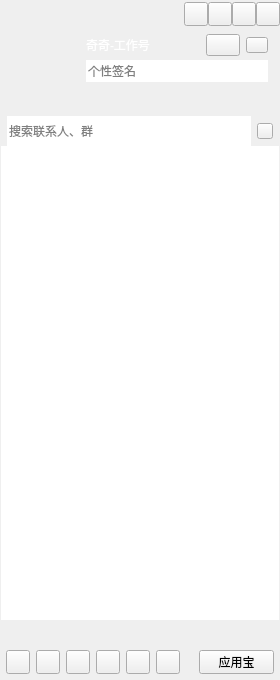
<?xml version="1.0" encoding="UTF-8"?>
<ui version="4.0">
 <class>CCMainWindowClass</class>
 <widget class="QWidget" name="CCMainWindowClass">
  <property name="geometry">
   <rect>
    <x>0</x>
    <y>0</y>
    <width>280</width>
    <height>680</height>
   </rect>
  </property>
  <property name="minimumSize">
   <size>
    <width>280</width>
    <height>680</height>
   </size>
  </property>
  <property name="windowTitle">
   <string>CCMainWindow</string>
  </property>
  <layout class="QVBoxLayout" name="verticalLayout_5">
   <property name="spacing">
    <number>0</number>
   </property>
   <property name="leftMargin">
    <number>0</number>
   </property>
   <property name="topMargin">
    <number>0</number>
   </property>
   <property name="rightMargin">
    <number>0</number>
   </property>
   <property name="bottomMargin">
    <number>0</number>
   </property>
   <item>
    <widget class="QWidget" name="titleWidget" native="true">
     <property name="minimumSize">
      <size>
       <width>280</width>
       <height>116</height>
      </size>
     </property>
     <property name="titleskin" stdset="0">
      <bool>true</bool>
     </property>
     <layout class="QVBoxLayout" name="verticalLayout_2">
      <property name="spacing">
       <number>0</number>
      </property>
      <property name="leftMargin">
       <number>0</number>
      </property>
      <property name="topMargin">
       <number>0</number>
      </property>
      <property name="rightMargin">
       <number>0</number>
      </property>
      <property name="bottomMargin">
       <number>0</number>
      </property>
      <item>
       <layout class="QHBoxLayout" name="horizontalLayout">
        <property name="spacing">
         <number>0</number>
        </property>
        <property name="leftMargin">
         <number>12</number>
        </property>
        <item>
         <widget class="QLabel" name="label">
          <property name="sizePolicy">
           <sizepolicy hsizetype="Fixed" vsizetype="Fixed">
            <horstretch>0</horstretch>
            <verstretch>0</verstretch>
           </sizepolicy>
          </property>
          <property name="minimumSize">
           <size>
            <width>42</width>
            <height>18</height>
           </size>
          </property>
          <property name="maximumSize">
           <size>
            <width>42</width>
            <height>18</height>
           </size>
          </property>
          <property name="text">
           <string/>
          </property>
         </widget>
        </item>
        <item>
         <spacer name="horizontalSpacer">
          <property name="orientation">
           <enum>Qt::Horizontal</enum>
          </property>
          <property name="sizeHint" stdset="0">
           <size>
            <width>40</width>
            <height>20</height>
           </size>
          </property>
         </spacer>
        </item>
        <item>
         <widget class="QPushButton" name="palcehold1">
          <property name="sizePolicy">
           <sizepolicy hsizetype="Fixed" vsizetype="Fixed">
            <horstretch>0</horstretch>
            <verstretch>0</verstretch>
           </sizepolicy>
          </property>
          <property name="minimumSize">
           <size>
            <width>24</width>
            <height>24</height>
           </size>
          </property>
          <property name="maximumSize">
           <size>
            <width>24</width>
            <height>24</height>
           </size>
          </property>
          <property name="text">
           <string/>
          </property>
         </widget>
        </item>
        <item>
         <widget class="QPushButton" name="placehold2">
          <property name="sizePolicy">
           <sizepolicy hsizetype="Fixed" vsizetype="Fixed">
            <horstretch>0</horstretch>
            <verstretch>0</verstretch>
           </sizepolicy>
          </property>
          <property name="minimumSize">
           <size>
            <width>24</width>
            <height>24</height>
           </size>
          </property>
          <property name="maximumSize">
           <size>
            <width>24</width>
            <height>24</height>
           </size>
          </property>
          <property name="text">
           <string/>
          </property>
         </widget>
        </item>
        <item>
         <widget class="QPushButton" name="sysmin">
          <property name="sizePolicy">
           <sizepolicy hsizetype="Fixed" vsizetype="Fixed">
            <horstretch>0</horstretch>
            <verstretch>0</verstretch>
           </sizepolicy>
          </property>
          <property name="minimumSize">
           <size>
            <width>24</width>
            <height>24</height>
           </size>
          </property>
          <property name="maximumSize">
           <size>
            <width>24</width>
            <height>24</height>
           </size>
          </property>
          <property name="text">
           <string/>
          </property>
         </widget>
        </item>
        <item>
         <widget class="QPushButton" name="sysclose">
          <property name="sizePolicy">
           <sizepolicy hsizetype="Fixed" vsizetype="Fixed">
            <horstretch>0</horstretch>
            <verstretch>0</verstretch>
           </sizepolicy>
          </property>
          <property name="minimumSize">
           <size>
            <width>24</width>
            <height>24</height>
           </size>
          </property>
          <property name="maximumSize">
           <size>
            <width>24</width>
            <height>24</height>
           </size>
          </property>
          <property name="text">
           <string/>
          </property>
         </widget>
        </item>
       </layout>
      </item>
      <item>
       <layout class="QHBoxLayout" name="horizontalLayout_3">
        <property name="leftMargin">
         <number>12</number>
        </property>
        <property name="topMargin">
         <number>6</number>
        </property>
        <property name="rightMargin">
         <number>12</number>
        </property>
        <property name="bottomMargin">
         <number>6</number>
        </property>
        <item>
         <widget class="QLabel" name="headLabel">
          <property name="sizePolicy">
           <sizepolicy hsizetype="Fixed" vsizetype="Fixed">
            <horstretch>0</horstretch>
            <verstretch>0</verstretch>
           </sizepolicy>
          </property>
          <property name="minimumSize">
           <size>
            <width>68</width>
            <height>68</height>
           </size>
          </property>
          <property name="maximumSize">
           <size>
            <width>68</width>
            <height>68</height>
           </size>
          </property>
          <property name="text">
           <string/>
          </property>
         </widget>
        </item>
        <item>
         <layout class="QVBoxLayout" name="verticalLayout">
          <property name="spacing">
           <number>4</number>
          </property>
          <item>
           <layout class="QHBoxLayout" name="horizontalLayout_2">
            <item>
             <widget class="QLabel" name="nameLabel">
              <property name="minimumSize">
               <size>
                <width>0</width>
                <height>22</height>
               </size>
              </property>
              <property name="maximumSize">
               <size>
                <width>16777215</width>
                <height>22</height>
               </size>
              </property>
              <property name="styleSheet">
               <string notr="true">color: rgb(255, 255, 255);
font:75 12pt &quot;微软雅黑&quot;;</string>
              </property>
              <property name="text">
               <string>奇奇-工作号</string>
              </property>
             </widget>
            </item>
            <item>
             <widget class="QPushButton" name="stausBtn">
              <property name="sizePolicy">
               <sizepolicy hsizetype="Fixed" vsizetype="Fixed">
                <horstretch>0</horstretch>
                <verstretch>0</verstretch>
               </sizepolicy>
              </property>
              <property name="minimumSize">
               <size>
                <width>34</width>
                <height>22</height>
               </size>
              </property>
              <property name="maximumSize">
               <size>
                <width>34</width>
                <height>22</height>
               </size>
              </property>
              <property name="text">
               <string/>
              </property>
              <property name="hasborder" stdset="0">
               <bool>true</bool>
              </property>
             </widget>
            </item>
            <item>
             <widget class="QPushButton" name="levelBtn">
              <property name="sizePolicy">
               <sizepolicy hsizetype="Fixed" vsizetype="Fixed">
                <horstretch>0</horstretch>
                <verstretch>0</verstretch>
               </sizepolicy>
              </property>
              <property name="minimumSize">
               <size>
                <width>22</width>
                <height>16</height>
               </size>
              </property>
              <property name="maximumSize">
               <size>
                <width>22</width>
                <height>16</height>
               </size>
              </property>
              <property name="text">
               <string/>
              </property>
              <property name="hasborder" stdset="0">
               <bool>true</bool>
              </property>
             </widget>
            </item>
           </layout>
          </item>
          <item>
           <widget class="QLineEdit" name="lineEdit">
            <property name="minimumSize">
             <size>
              <width>0</width>
              <height>22</height>
             </size>
            </property>
            <property name="maximumSize">
             <size>
              <width>16777215</width>
              <height>22</height>
             </size>
            </property>
            <property name="frame">
             <bool>false</bool>
            </property>
            <property name="placeholderText">
             <string>个性签名</string>
            </property>
           </widget>
          </item>
          <item>
           <widget class="QWidget" name="appWidget" native="true">
            <property name="sizePolicy">
             <sizepolicy hsizetype="Expanding" vsizetype="Fixed">
              <horstretch>0</horstretch>
              <verstretch>0</verstretch>
             </sizepolicy>
            </property>
            <property name="maximumSize">
             <size>
              <width>16777215</width>
              <height>22</height>
             </size>
            </property>
            <property name="sizeIncrement">
             <size>
              <width>0</width>
              <height>22</height>
             </size>
            </property>
           </widget>
          </item>
         </layout>
        </item>
       </layout>
      </item>
     </layout>
    </widget>
   </item>
   <item>
    <widget class="QWidget" name="widget" native="true">
     <property name="sizePolicy">
      <sizepolicy hsizetype="Expanding" vsizetype="Expanding">
       <horstretch>0</horstretch>
       <verstretch>0</verstretch>
      </sizepolicy>
     </property>
     <layout class="QVBoxLayout" name="verticalLayout_3">
      <property name="spacing">
       <number>0</number>
      </property>
      <property name="leftMargin">
       <number>1</number>
      </property>
      <property name="topMargin">
       <number>0</number>
      </property>
      <property name="rightMargin">
       <number>1</number>
      </property>
      <property name="bottomMargin">
       <number>0</number>
      </property>
      <item>
       <widget class="QWidget" name="searchWidget" native="true">
        <layout class="QHBoxLayout" name="horizontalLayout_4">
         <property name="spacing">
          <number>6</number>
         </property>
         <property name="leftMargin">
          <number>6</number>
         </property>
         <property name="topMargin">
          <number>0</number>
         </property>
         <property name="rightMargin">
          <number>6</number>
         </property>
         <property name="bottomMargin">
          <number>0</number>
         </property>
         <item>
          <widget class="QLineEdit" name="searchLineEdit">
           <property name="minimumSize">
            <size>
             <width>0</width>
             <height>30</height>
            </size>
           </property>
           <property name="maximumSize">
            <size>
             <width>16777215</width>
             <height>30</height>
            </size>
           </property>
           <property name="frame">
            <bool>false</bool>
           </property>
           <property name="placeholderText">
            <string>搜索联系人、群</string>
           </property>
          </widget>
         </item>
         <item>
          <widget class="QPushButton" name="searchBtn">
           <property name="minimumSize">
            <size>
             <width>16</width>
             <height>16</height>
            </size>
           </property>
           <property name="maximumSize">
            <size>
             <width>16</width>
             <height>16</height>
            </size>
           </property>
           <property name="text">
            <string/>
           </property>
          </widget>
         </item>
        </layout>
       </widget>
      </item>
      <item>
       <widget class="QScrollArea" name="scrollArea">
        <property name="frameShape">
         <enum>QFrame::NoFrame</enum>
        </property>
        <property name="widgetResizable">
         <bool>true</bool>
        </property>
        <widget class="QWidget" name="scrollAreaWidgetContents">
         <property name="geometry">
          <rect>
           <x>0</x>
           <y>0</y>
           <width>278</width>
           <height>474</height>
          </rect>
         </property>
         <property name="sizePolicy">
          <sizepolicy hsizetype="Expanding" vsizetype="Expanding">
           <horstretch>0</horstretch>
           <verstretch>0</verstretch>
          </sizepolicy>
         </property>
         <widget class="QTreeWidget" name="treeWidget">
          <property name="geometry">
           <rect>
            <x>0</x>
            <y>0</y>
            <width>280</width>
            <height>474</height>
           </rect>
          </property>
          <property name="frameShape">
           <enum>QFrame::NoFrame</enum>
          </property>
          <property name="verticalScrollBarPolicy">
           <enum>Qt::ScrollBarAlwaysOff</enum>
          </property>
          <property name="editTriggers">
           <set>QAbstractItemView::AllEditTriggers</set>
          </property>
          <property name="indentation">
           <number>0</number>
          </property>
          <property name="headerHidden">
           <bool>true</bool>
          </property>
          <property name="expandsOnDoubleClick">
           <bool>false</bool>
          </property>
          <column>
           <property name="text">
            <string notr="true">1</string>
           </property>
          </column>
         </widget>
        </widget>
       </widget>
      </item>
     </layout>
    </widget>
   </item>
   <item>
    <widget class="QWidget" name="bottomWidget" native="true">
     <property name="sizePolicy">
      <sizepolicy hsizetype="Expanding" vsizetype="Fixed">
       <horstretch>0</horstretch>
       <verstretch>0</verstretch>
      </sizepolicy>
     </property>
     <property name="minimumSize">
      <size>
       <width>0</width>
       <height>60</height>
      </size>
     </property>
     <property name="maximumSize">
      <size>
       <width>16777215</width>
       <height>60</height>
      </size>
     </property>
     <property name="bottomskin" stdset="0">
      <bool>true</bool>
     </property>
     <layout class="QVBoxLayout" name="verticalLayout_4" stretch="1,1">
      <property name="spacing">
       <number>6</number>
      </property>
      <property name="leftMargin">
       <number>6</number>
      </property>
      <property name="topMargin">
       <number>6</number>
      </property>
      <property name="rightMargin">
       <number>6</number>
      </property>
      <property name="bottomMargin">
       <number>6</number>
      </property>
      <item>
       <layout class="QHBoxLayout" name="bottomLayout_up"/>
      </item>
      <item>
       <layout class="QHBoxLayout" name="horizontalLayout_5">
        <property name="spacing">
         <number>6</number>
        </property>
        <item>
         <widget class="QPushButton" name="bottomBtn_1">
          <property name="sizePolicy">
           <sizepolicy hsizetype="Fixed" vsizetype="Fixed">
            <horstretch>0</horstretch>
            <verstretch>0</verstretch>
           </sizepolicy>
          </property>
          <property name="minimumSize">
           <size>
            <width>24</width>
            <height>24</height>
           </size>
          </property>
          <property name="maximumSize">
           <size>
            <width>24</width>
            <height>24</height>
           </size>
          </property>
          <property name="text">
           <string/>
          </property>
         </widget>
        </item>
        <item>
         <widget class="QPushButton" name="bottomBtn_2">
          <property name="sizePolicy">
           <sizepolicy hsizetype="Fixed" vsizetype="Fixed">
            <horstretch>0</horstretch>
            <verstretch>0</verstretch>
           </sizepolicy>
          </property>
          <property name="minimumSize">
           <size>
            <width>24</width>
            <height>24</height>
           </size>
          </property>
          <property name="maximumSize">
           <size>
            <width>24</width>
            <height>24</height>
           </size>
          </property>
          <property name="text">
           <string/>
          </property>
         </widget>
        </item>
        <item>
         <widget class="QPushButton" name="bottomBtn_3">
          <property name="sizePolicy">
           <sizepolicy hsizetype="Fixed" vsizetype="Fixed">
            <horstretch>0</horstretch>
            <verstretch>0</verstretch>
           </sizepolicy>
          </property>
          <property name="minimumSize">
           <size>
            <width>24</width>
            <height>24</height>
           </size>
          </property>
          <property name="maximumSize">
           <size>
            <width>24</width>
            <height>24</height>
           </size>
          </property>
          <property name="text">
           <string/>
          </property>
         </widget>
        </item>
        <item>
         <widget class="QPushButton" name="bottomBtn_4">
          <property name="sizePolicy">
           <sizepolicy hsizetype="Fixed" vsizetype="Fixed">
            <horstretch>0</horstretch>
            <verstretch>0</verstretch>
           </sizepolicy>
          </property>
          <property name="minimumSize">
           <size>
            <width>24</width>
            <height>24</height>
           </size>
          </property>
          <property name="maximumSize">
           <size>
            <width>24</width>
            <height>24</height>
           </size>
          </property>
          <property name="text">
           <string/>
          </property>
         </widget>
        </item>
        <item>
         <widget class="QPushButton" name="bottomBtn_5">
          <property name="sizePolicy">
           <sizepolicy hsizetype="Fixed" vsizetype="Fixed">
            <horstretch>0</horstretch>
            <verstretch>0</verstretch>
           </sizepolicy>
          </property>
          <property name="minimumSize">
           <size>
            <width>24</width>
            <height>24</height>
           </size>
          </property>
          <property name="maximumSize">
           <size>
            <width>24</width>
            <height>24</height>
           </size>
          </property>
          <property name="text">
           <string/>
          </property>
         </widget>
        </item>
        <item>
         <widget class="QPushButton" name="bottomBtn_6">
          <property name="sizePolicy">
           <sizepolicy hsizetype="Fixed" vsizetype="Fixed">
            <horstretch>0</horstretch>
            <verstretch>0</verstretch>
           </sizepolicy>
          </property>
          <property name="minimumSize">
           <size>
            <width>24</width>
            <height>24</height>
           </size>
          </property>
          <property name="maximumSize">
           <size>
            <width>24</width>
            <height>24</height>
           </size>
          </property>
          <property name="text">
           <string/>
          </property>
         </widget>
        </item>
        <item>
         <spacer name="horizontalSpacer_2">
          <property name="orientation">
           <enum>Qt::Horizontal</enum>
          </property>
          <property name="sizeHint" stdset="0">
           <size>
            <width>18</width>
            <height>20</height>
           </size>
          </property>
         </spacer>
        </item>
        <item>
         <widget class="QPushButton" name="bottomBtn_7">
          <property name="sizePolicy">
           <sizepolicy hsizetype="Preferred" vsizetype="Fixed">
            <horstretch>0</horstretch>
            <verstretch>0</verstretch>
           </sizepolicy>
          </property>
          <property name="minimumSize">
           <size>
            <width>24</width>
            <height>24</height>
           </size>
          </property>
          <property name="maximumSize">
           <size>
            <width>86</width>
            <height>24</height>
           </size>
          </property>
          <property name="text">
           <string>应用宝</string>
          </property>
         </widget>
        </item>
       </layout>
      </item>
     </layout>
    </widget>
   </item>
  </layout>
 </widget>
 <layoutdefault spacing="6" margin="11"/>
 <resources>
  <include location="CCMainWindow.qrc"/>
 </resources>
 <connections/>
</ui>
